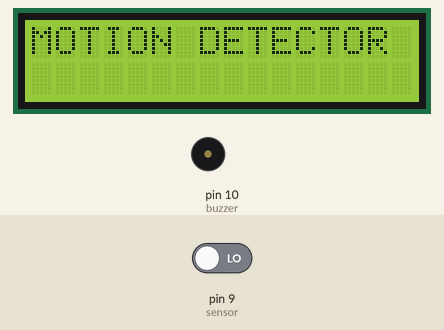
Simulated run of this sketch. Board: Arduino Uno, built with avr-gcc and run on an emulated ATmega328P. On the bench: 16×2 character LCD, buzzer (waves = sounding, pin HIGH). The test bench sets the inputs (shaded band); at power-on: pin 9 (sensor) LOW.

Above: at 1.2 s.
1.3 s: pin 9 (sensor) driven HIGH
At 3.5 s:
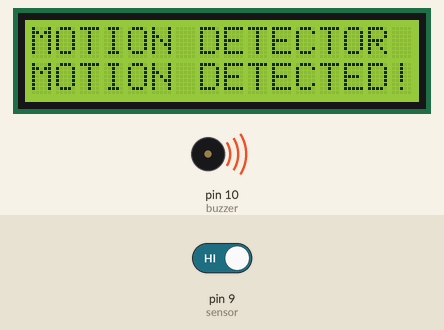
3.9 s: pin 9 (sensor) driven LOW
At 5.3 s:
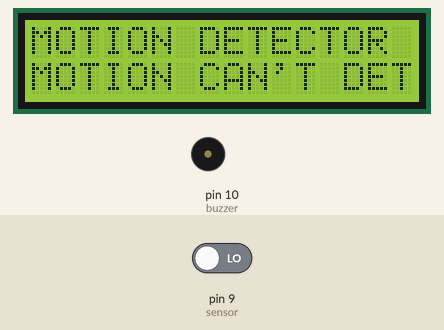
6.1 s: pin 9 (sensor) driven HIGH
At 8.5 s:
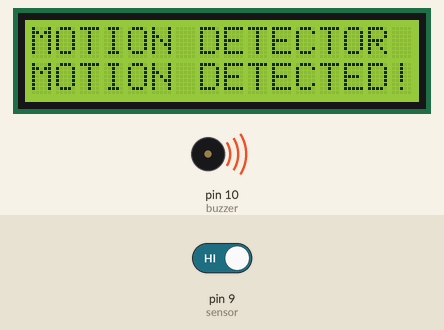
Timing chart, 0 to 10.0 s (numbered marks = the images above; inputs shaded):
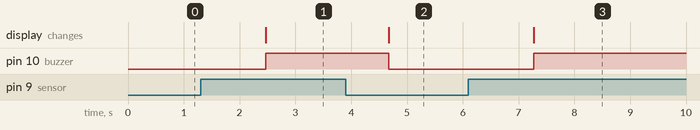

Measured:
- after the input at 1.3 s, pin 10 (buzzer): LOW → HIGH after 1.2 s; the display: changes after 1.2 s (image 1)
- after the input at 3.9 s, pin 10 (buzzer): HIGH → LOW after 0.77 s; the display: changes after 0.77 s (image 2)
- after the input at 6.1 s, pin 10 (buzzer): LOW → HIGH after 1.2 s; the display: changes after 1.2 s (image 3)

The sketch:

frantic_habbi_gogo1.ino
```cpp
#include <LiquidCrystal.h>
LiquidCrystal lcd(12, 11, 5, 4, 3, 2);
int sensor = 9;
int state = LOW;
int val = 0;
int buzzer= 10;

void setup()
{
  pinMode(sensor, INPUT);
  pinMode(buzzer, OUTPUT);
  lcd.begin(16, 2);
  lcd.print("MOTION DETECTOR");
}

void loop()
{
  val = digitalRead(sensor);
  if (val == HIGH)
  {
  delay(1000);
    if (state == LOW)
      {
    lcd.setCursor(0, 1);
    lcd.print("MOTION DETECTED!!!");
    digitalWrite(buzzer, HIGH);
    state = HIGH;
       }
     }
  else
   {
     delay(200);
      if (state == HIGH)
     {
        lcd.setCursor(0, 1);
        lcd.print("MOTION CAN'T DETECTED!!!");
        digitalWrite(buzzer, LOW);
        state = LOW;
     }
   }
}
```
